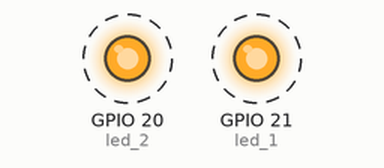
A program run on a simulated Raspberry Pi (BCM pin numbers). On the bench: output pins drawn as LEDs (lit = HIGH). Dashed ring = blinking.

Above: at 0.5 s.
Timing chart, 0 to 4.6 s (numbered marks = the images above):
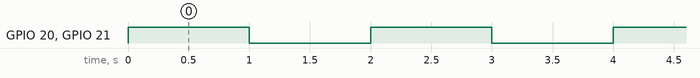

Measured:
- by itself, GPIO 20 (led_2), GPIO 21 (led_1): alternates HIGH for 1.0 s and LOW for 1.0 s

The program:

3_rpi_led_blink.py
```python
import RPi.GPIO as GPIO
import time

led_1 = 21
led_2 = 20

GPIO.setmode(GPIO.BCM)
GPIO.setup(led_1,GPIO.OUT)
GPIO.setup(led_2,GPIO.OUT)

while(1):
    GPIO.output(led_1,GPIO.HIGH)
    GPIO.output(led_2,GPIO.HIGH)

    time.sleep(1)

    GPIO.output(led_1,GPIO.LOW)
    GPIO.output(led_2,GPIO.LOW)

    time.sleep(1)
```
